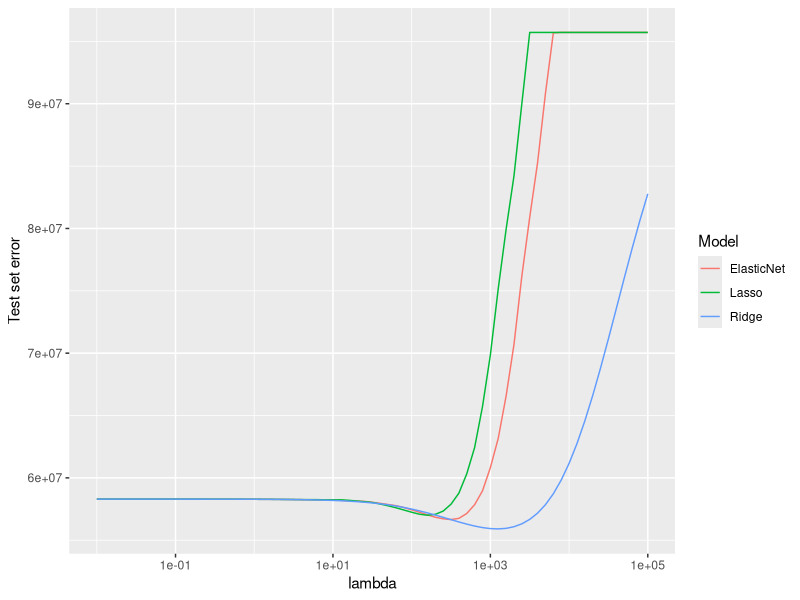

R code for this plot: (Note: this script raises an error after producing the figure.)
## ---- chunk 1
#import train and validate and get ride of X1 column
library(ggplot2)
library(plyr)
setwd("~/Documents/226Project")
train_data = read.csv(file = "final_train_data.csv")
validation_data = read.csv(file = "final_validation_data.csv")
train = train_data[,-1]
validate = validation_data[,-1]
## ---- chunk 2
#function to standardize numeric cols
stdize = function(df) {
  continuous_covariates = c("Model_Year", "Mileage", "Feedback_Perc", "N_Reviews", "review_polarity", "review_positivity")
  for(i in 1:length(continuous_covariates)) {
    x_bar = mean(df[,continuous_covariates[[i]]])
    scale = sd(df[,continuous_covariates[[i]]])
    df[,continuous_covariates[[i]]] = (df[,continuous_covariates[[i]]]-x_bar)/scale
  }
  return(df)
}
#test out function
df = stdize(train)
df
## ---- chunk 3
#construct stepwise model
fm.lower = lm(data = train, Price ~ 1)
fm.upper = lm(data = train, Price ~ . + I(Model_Year^2) + I(Mileage^2))
stepped = step(fm.lower,
     scope = list(lower = fm.lower,
                  upper = fm.upper),
     direction = "forward")
stepwise_formula = formula(stepped)
## ---- chunk 4
#stepwise results
library(modelr)
stepwise_formula
stepwise_model = lm(stepwise_formula, train)
summary(stepwise_model)
print("forward-stepwise train error")
rmse(stepwise_model, train)
print("forward-stepwise validation error")
rmse(stepwise_model, validate)
## ---- chunk 5
#dumb LM
dumb_linear_model = lm( Price ~ 1, data = train)
print("simple LM train error")
rmse(dumb_linear_model, train)
print("simple LM validation error")
rmse(dumb_linear_model, validate)
## ---- chunk 6
#simple LM (only covariates from data exploration)
linear_model = lm(data = train, Price ~ . + I(Model_Year^2) + I(Mileage^2))
print("simple LM train error")
rmse(linear_model, train)
print("simple LM validation error")
rmse(linear_model, validate)
## ---- chunk 7
#kitchen sink LM
kitchen_sink_linear_model = lm(data = train, Price ~ . + I(Model_Year^2) + I(Mileage^2))
print("kitchen sink LM train error")
rmse(kitchen_sink_linear_model, train)
print("kitchen sink LM validation error")
rmse(kitchen_sink_linear_model, validate)
## ---- chunk 8
#lasso, ridge, and elasticnet for LM
library(glmnet)
total = rbind(train, validate)
total = stdize(total)
X = model.matrix(Price ~ 0 + . + I(Model_Year^2) + I(Mileage^2)  + Make:Model_Year, total)
Y = total$Price
X.train = X[1:nrow(train),]
X.test = X[(nrow(train)+1):nrow(total),]
Y.train = Y[1:nrow(train)]
Y.test = Y[(nrow(train)+1):nrow(total)]
length(Y.train)
length(X.train)
# set lambda sequence to use for lasso and ridge
lambdas = 10^seq(-2,5,0.1)
# ridge regression
fm.ridge = glmnet(X.train, Y.train, alpha = 0, lambda = lambdas, thresh = 1e-12)
# test error of ridge regression at each lambda
ridge.test = adply(lambdas, 1, function(l) {
  return( data.frame(l, mean( (Y.test - predict(fm.ridge, s = l, newx = X.test))^2 ), "Ridge" ))
}, .id = NULL)
colnames(ridge.test) = c("lambda", "TestErr", "Model")
#lasso
fm.lasso = glmnet(X.train, Y.train, alpha = 1, lambda = lambdas, thresh = 1e-12)
# test error of lasso at each lambda
lasso.test = adply(lambdas, 1, function(l) {
  return( data.frame(l, mean( (Y.test - predict(fm.lasso, s = l, newx = X.test))^2 ), "Lasso" ))
}, .id = NULL)
colnames(lasso.test) = c("lambda", "TestErr", "Model")
# elasticnet regression
fm.elasticnet = glmnet(X.train, Y.train, alpha = 0.5, lambda = lambdas, thresh = 1e-12)
# test error of elasticnet regression at each lambda
elasticnet.test = adply(lambdas, 1, function(l) {
  return( data.frame(l, mean( (Y.test - predict(fm.elasticnet, s = l, newx = X.test))^2 ), "ElasticNet" ))
}, .id = NULL)
colnames(elasticnet.test) = c("lambda", "TestErr", "Model")
# combine test error of each model into one data frame
test.df = rbind(ridge.test, lasso.test, elasticnet.test)
test.df$Model = factor(test.df$Model)
# plot test error
ggplot(data = test.df, aes(x = lambda, y = TestErr, color = Model)) + 
  geom_line()  + scale_x_log10() + ylab("Test set error")
# What is the minimum test error for the different techniques?
ridge.min.err = min(ridge.test$TestErr)
lasso.min.err = min(lasso.test$TestErr)
elasticnet.min.err = min(elasticnet.test$TestErr)
print("ridge min error:")
sqrt(ridge.min.err)
print("lasso min error:")
sqrt(lasso.min.err)
print("elasticnet min error:")
sqrt(elasticnet.min.err)
# Which lambda achieves the minimum test error for the regularization techniques?
ridge.min.l = lambdas[which.min(ridge.test$TestErr)]
lasso.min.l = lambdas[which.min(lasso.test$TestErr)]
elasticnet.min.l = lambdas[which.min(elasticnet.test$TestErr)]
print("ridge min lambda")
ridge.min.l
print("lasso min lambda")
lasso.min.l
print("elasticnet min lambda")
elasticnet.min.l
# What are the coefficients at the test error minimizing models?
#cbind(predict(fm.lasso, s = lasso.min.l, type = "coefficients"), 
#predict(fm.ridge, s = ridge.min.l, type = "coefficients"))
## ---- chunk 9
x = c(1, 1, 0)
y = c(1, 0, 1)
table(x,y)
## ---- chunk 10
library("e1071")
svm_model <- svm(New ~ ., data=train, type = "C-classification")
summary(svm_model)
pred = predict(svm_model, train)
table(pred, train$New)
## ---- chunk 11
#SVM
library("e1071")
data = train[1:1000,]
#tune gamma
#tuned_parameters <- tune.svm(has_warranty ~ ., data = data, type = "C-classification", gamma = 10^(-5:-1), cost = 10^(-3:1))
#summary(tuned_parameters)
best.gamma = .1
best.cost = 10
svm_model = svm(has_warranty ~., data = train, type = "C-classification", kernel = "radial", gamma = best.gamma, cost = best.cost)
#train prediction
pred = predict(svm_model, train)
t1 = table(predict(svm_model), train$has_warranty, dnn=c("Prediction", "Actual"))
t1
average.loss.train = (t1[1,1] + t1[2,2])/sum(t1)
average.loss.train
#validation prediction
t2 = table(predict(svm_model, newdata = validate), validate$has_warranty, dnn=c("Prediction", "Actual"))  
t2
average.loss.validate = (t2[1,1] + t2[2,2])/sum(t2)
average.loss.validate
